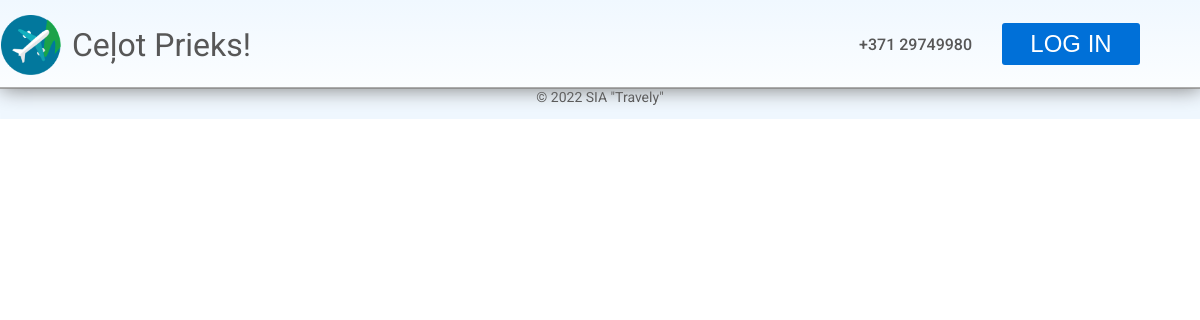
Page /reservation/4 on the earlier database version.
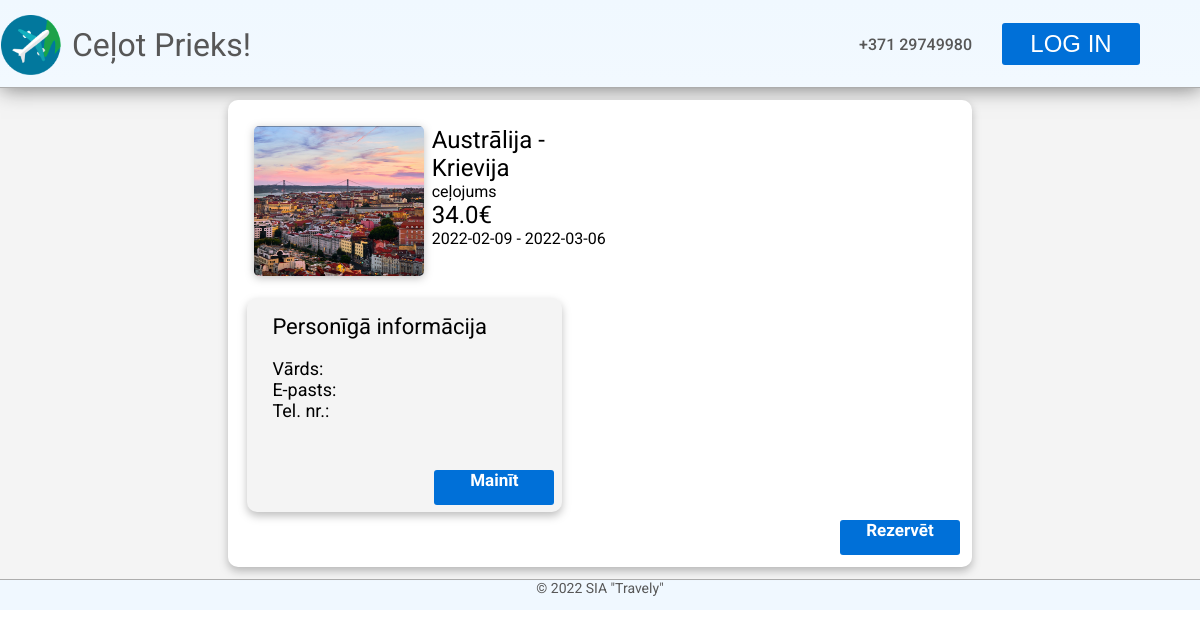
Same page on the later database version.
### models.py (models this page shows, shortened)
class Country(db.Model):
    id = db.Column(db.Integer, primary_key=True)
    country = db.Column(db.String(48), nullable=False)
    abbreviation = db.Column(db.String(2), nullable=False)

class Trip(db.Model):
    id = db.Column(db.Integer, primary_key=True)
    agency_id = db.Column(db.Integer, db.ForeignKey("agency.id"))
    country_from = db.Column(db.Integer)
    country_to = db.Column(db.Integer)
    date_from = db.Column(db.Date)
    date_to = db.Column(db.Date)
    description = db.Column(db.String(280))
    cost = db.Column(db.Float)
    ticket_amount = db.Column(db.Integer)
    views = db.Column(db.Integer)

### main.py (the view)
@app.route('/reservation/<int:id>')
def reservation(id):
    trip = Trip.query.get(id)
    return render_template("reservation.html", trip = trip, countries = Country.query.all())

### templates/reservation.html
{% extends "index.html" %}
{% block content %}
<div id="catalogue-list">
    {% if trip %}
        <div id="reservation-elements">
            <div class="reservetion-list-element">
                <img src="/static/images/destinations/lisabon.png" class="reservetion-list-element-img">
                <div class="reservetion-list-element-text">
                    <h2>
                        {% for country in countries %}
                            {% if country.id == trip.country_from %}
                                {{ country.country }} -
                            {% endif %}
                            {% if country.id == trip.country_to %}
                                {{ country.country }}
                            {% endif %}
                        {% endfor %}
                    </h2>
                    <p>{{ trip.description }}</p>
                    <h2>{{ trip.cost }}€</h2>
                    <p>{{ trip.date_from }} - {{ trip.date_to }}</p>
                </div>
            </div>
            <div id="personal-info">
                <h2 id="informacija">Personīgā informācija</h2>
                <div id="personiga-informacija">
                    <h2>Vārds:</h2>
                    <h2>E-pasts:</h2>
                    <h2>Tel. nr.:</h2>
                </div>
                <a href="/reservation/{{ trip.id }}" class="reserve-button"><span class="reserve-button-text">Mainīt</span></a>
            </div>
            <a href="/reservation/add/{{ trip.id }}" class="reserve-button" style="float: right;"><span class="reserve-button-text">Rezervēt</span></a>
        </div>
    {% endif %}
</div>
{% endblock %}

Differences in the rows shown:
now on this page (row unchanged): Country: country "Austrālija"
now on this page (row unchanged): Country: country "Krievija"
added Trip: description "ceļojums", cost "34.0", date_from "2022-02-09", date_to "2022-03-06"
Other differences:
text now shown: "€ - Personīgā informācija Vārds: E-pasts: Tel. nr.: Mainīt Rezervēt"
